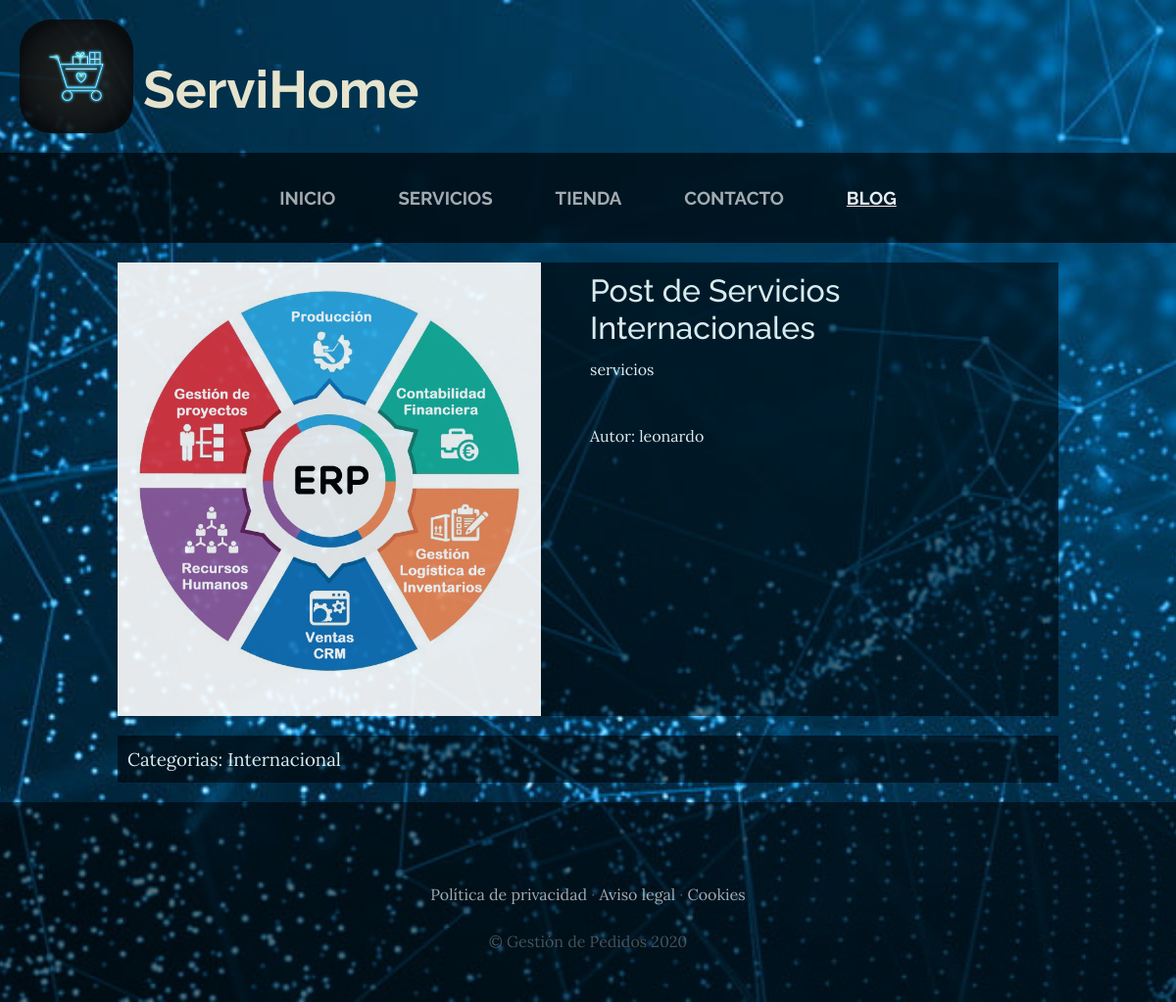
The app's page /blog/categoria/1/ with its own data.
### blog/models.py (models this page shows, shortened)
class Post(models.Model):
    titulo = models.CharField(max_length=50)
    contenido = models.CharField(max_length=50)
    imagen = models.ImageField(upload_to='blog', null=True, blank=True)
    autor = models.ForeignKey(User, on_delete=models.CASCADE)
    categorias = models.ManyToManyField(Categoria)
    created =  models.DateTimeField(auto_now_add=True)
    update = models.DateTimeField(auto_now_add=True)
    class Meta:
        verbose_name = 'post'
        verbose_name_plural = 'posts'

class Categoria(models.Model):
    nombre = models.CharField(max_length=50)
    created =  models.DateTimeField(auto_now_add=True)
    update = models.DateTimeField(auto_now_add=True)
    class Meta:
        verbose_name = 'categoria'
        verbose_name_plural = 'categorias'

### blog/views.py (the view)
# urls.py: path('categoria/<int:categoria_id>/', views.categoria, name="categoria"),
def categoria(request, categoria_id):
    categoria = Categoria.objects.get(id=categoria_id)
    posts = Post.objects.filter(categorias=categoria)
    return render(request, "blog/categoria.html", {'categoria': categoria, "posts": posts})

### blog/templates/blog/categoria.html
{% extends "projectWebApp/plantillaBase.html" %}
{% load static %}
{% block content %}
    {% for post in posts %}
    <section class="cont">
        <article class="cont_serv" style=" background-color: rgba(0, 0, 0, .6); margin-left:10%; margin-right: 10%;
        display:flex; margin-top: 20px; margin-bottom: 20px; color: azure;">
            <div class="cont_img" style="width:45%; margin-right: 30px;">
              <img class="img" src="{{post.imagen.url}}" style="width: 100%;">
            </div>
            <div class="cont_tex" style="width: 45%; align-items: center; margin-left:20px; margin-top: 10px;">
              <h2><span>{{post.titulo}}</span></h2>
              <p><span>{{post.contenido}}</span></p></br>
              <p>Autor: {{post.autor}}</p>
            </div>
          </article>
    </section>
    {% endfor %}
    <section class="cont">
        <div style="margin-left:10%; margin-right:10%; padding-left: 10px;background-color: rgba(0, 0, 0, .6);
        display:flex; margin-top: 20px; margin-bottom: 20px; color: azure; padding-top: 10px;
        padding-bottom: 10px;font-size: 14pt;">
              Categorias:
              {% for post in posts %}
                  {% for categoria in post.categorias.all %}
                      {{categoria.nombre}} &nbsp;
                  {% endfor %}
              {% endfor %}
        </div>
    </section>
{% endblock %}

### projectWebApp/static/projectWebApp/css/gestion.css (style rules this page uses)
body { font-family: 'Lora'; background-image: url("../img/fondo.jpg") ; background-attachment: fixed; background-position: center; background-size: cover; opacity: .9; }
h1, h2, h3, h4, h5, h6 { font-family: 'Raleway'; }
p { line-height: 1.75; }

### records on screen
Post: imagen (picture), titulo "Post de Servicios Internacionales", contenido "servicios", autor "leonardo"
Categoria: nombre "Internacional"
